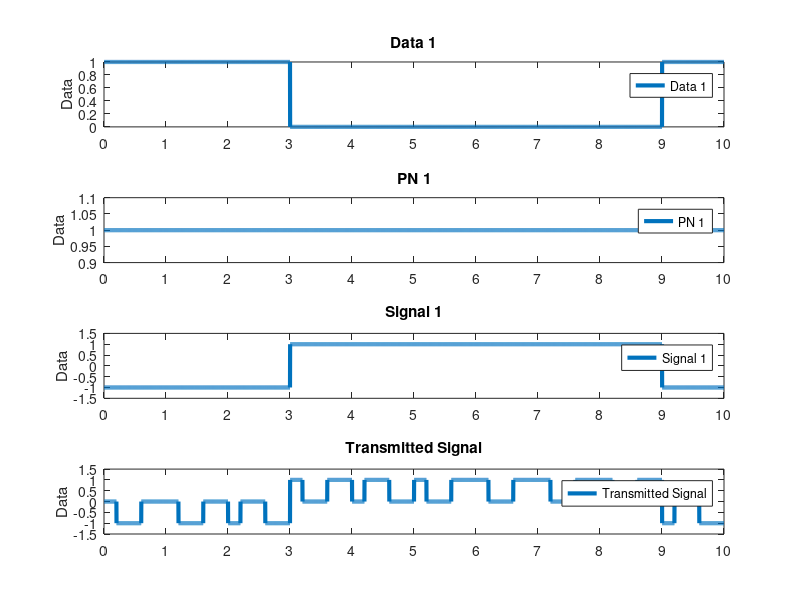

The MATLAB source for this figure: (Note: this script raises an error after producing the figure.)
%% 2 Section 1 
%cc = 1; % not needed
clc; clear;
b = 10;
x=5;
n= 2;% provide an option for choosing the no. of users, and then make it two. 
if n==0
    error('No User for service');
end
if x==0
    error('ERROR:Require atleast a PN spread of 1');
end
if b==0
    error('ERROR: Cannot have no data bits');
end
%% 
Data=randi([0 1],b,n); %creates random data
PN=randi([0 1],x,n); %each column specifies a user
%RPN=randi([0 1],x,1);
PNMatrix = PN;
%RandomPN=RPN;
%% create the spreading code for the length of the data bits
for ii=2:b
    PNMatrix = [PNMatrix ; PN]; %replicate itself "b" times
end
%%
for ii=b*x:-1:1 % further extend length by a 100 for visualization
    for jj=1:n
        PNMatrix((ii-1)*100+1:ii*100,jj)=PNMatrix(ii,jj);
    end
end
%%
for ii=b:-1:1 % extending data by the same specification
    for jj=1:n
        DataMatrix((ii-1)*x*100+1:ii*x*100,jj)=Data(ii,jj);
    end
end
%% 2 section c) XOR The Data!
signal = xor(DataMatrix,PNMatrix); % XOR the data matrix with the PN matrix
Signal1=ones(x*b*100,n); % if it was a 0, we want to send a -1
for jj=1:n
    for ii=1:x*b*100
        if signal(ii,jj)==0
           Signal1(ii,jj)=-1; % now we are sending a -1
        end
    end
end
%% 2 Section d) If we wanted to send the signals together 
TransSignal=2*sum(signal,2)'/n; % sending the bits of data of all streams at the same time 
TransSignal=TransSignal-1;
X=length(PNMatrix(:,1));
figure(1)
    subplot(4,1,1)
    h5 = plot(DataMatrix(:,1),'linewidth',3);
    legend([h5], {'Data 1'},'Location','northeast')
    title('Data 1')
    set(gca,'XTick',0:x*100:X); %creates markers every length of a data pulse
    set(gca,'XTickLabel',0:b); % number of data periods
    ylabel('Data')
    subplot(4,1,2)
    h6 = plot(PNMatrix(:,1),'linewidth',3);
    legend([h6], {'PN 1'},'Location','northeast')
    title('PN 1')
    set(gca,'XTick',0:x*100:X); %creates markers every length of a data pulse
    set(gca,'XTickLabel',0:b); % number of data periods
    ylabel('Data')
    subplot(4,1,3)
    h7 = plot(Signal1(:,1),'linewidth',3);
    ylim([-1.5 1.5]);
    legend([h7], {'Signal 1'},'Location','northeast')
    title('Signal 1')
    set(gca,'XTick',0:x*100:X); %creates markers every length of a data pulse
    set(gca,'XTickLabel',0:b); % number of data periods
    ylabel('Data')
    subplot(4,1,4)
    h8 = plot(TransSignal,'linewidth',3);
    ylim([-1.5 1.5]);
    legend([h8], {'Transmitted Signal'},'Location','northeast')
    title('Transmitted Signal')
    set(gca,'XTick',0:x*100:X); %creates markers every length of a data pulse
    set(gca,'XTickLabel',0:b); % number of data periods
    ylabel('Data')
    sgtitle('User 1 Data, PN, Signal, and Concatentated Signal')
    hold off;
figure(2)
    subplot(4,1,1);
    h13 = plot(DataMatrix(:,2),'linewidth',3);
    legend([h13], {'Data 2'},'Location','northeast')
    title('Data 2')
    set(gca,'XTick',0:x*100:X); %creates markers every length of a data pulse
    set(gca,'XTickLabel',0:b); % number of data periods
    ylabel('Data')
    subplot(4,1,2);
    h14 = plot(PNMatrix(:,2),'linewidth',3);
    legend([h14], {'PN 2'},'Location','northeast')
    title('PN 2')
    set(gca,'XTick',0:x*100:X); %creates markers every length of a data pulse
    set(gca,'XTickLabel',0:b); % number of data periods
    ylabel('Data')
    subplot(4,1,3);
    h15 = plot(Signal1(:,2),'linewidth',3);
    legend([h15], {'Signal 2'},'Location','northeast')
    title('Signal 2')
    ylim([-1.5 1.5]);
    set(gca,'XTick',0:x*100:X); %creates markers every length of a data pulse
    set(gca,'XTickLabel',0:b); % number of data periods
    ylabel('Data')
    subplot(4,1,4);
    h16 = plot(TransSignal,'linewidth',3);
    ylim([-1.5 1.5]);
    legend([h16], {'Transmitted Signal'},'Location','northeast')
    title('Transmitted Signal')
    set(gca,'XTick',0:x*100:X); %creates markers every length of a data pulse
    set(gca,'XTickLabel',0:b); % number of data periods
    ylabel('Data')
    sgtitle('User 2 Data, PN, Signal, and Concatentated Signal')
    hold off;

    
% Now we move to the receiver
%% 3 secion 1 
pn_2_use = PNMatrix(:,1); %the PN code that should be utilized depending on the scenarios...
noise = wgn(length(TransSignal),1,0.1,'linear');
rec_signal = TransSignal + noise';% the received signal, change this based on the scenarios
variance = var(noise)
X=length(pn_2_use);
figure(3)
plot(rec_signal);
set(gca,'XTick',0:x*100:X); %creates markers every length of a data pulse
set(gca,'XTickLabel',0:b); % number of data periods
axis tight;
ylabel('Data')
title('Noisy Signal')

%%
%Regenerating the Received Signal if we had any noise...
for ii=1:X
    if rec_signal(ii)>=.5
        rec_signal(ii)=1;
    elseif rec_signal(ii)<=-.5
        rec_signal(ii)=-1;
    else
        rec_signal(ii)=0;
    end
end     
%%
%Recovering the signal from the PN code
decode_signal=rec_signal;
for ii=1:X
    if pn_2_use(ii)==1
        decode_signal(ii)=-rec_signal(ii);
    end
end
%%
%Integration to evaluate the correct data  
for ii=1:b
    var=(x*100*(ii-1)+1):x*100*ii;
    integrand_output(var)=cumtrapz(decode_signal(var));    
end
%%
%The threshold may need to be changed based on the noise floor, 
%since we are choosing the different cases in which 
%this is the best case
ii=0;
threshold=10;
for jj=1:b
    if integrand_output((ii+1):(100*x*jj))<= threshold
        data_eval=0;
    elseif integrand_output((ii+1):(100*x*jj))>=(-threshold)
        data_eval=1;
    else
        data_eval=2;
    end
    switch (data_eval)
        case 0
            data((ii+1):(100*x*jj))=0;
        case 1
            data((ii+1):(100*x*jj))=1;
        otherwise
            data((ii+1):(100*x*jj))=NaN;            
    end
    ii=100*x*jj;
end 
%%
%An example plot to help you in creating plots...
figure(4)
subplot(2,1,1)
plot(DataMatrix(:,1),'linewidth',3);
set(gca,'XTick',0:x*100:X); %creates markers every length of a data pulse
set(gca,'XTickLabel',0:b); % number of data periods
axis tight;
legend('Original Data');
ylabel('Data')
subplot(2,1,2)
plot(data,'linewidth',3);
set(gca,'XTick',0:x*100:X); %creates markers every length of a data pulse
set(gca,'XTickLabel',0:b); % number of data periods
axis tight;
legend('Decoded Data');
ylabel('Data')
sgtitle('Decoding User 1s Data Using The Concatenated Signal with noise')
BER = (length(DataMatrix)-sum(DataMatrix(:,1)==data'))/(length(data));
if  BER >= 0.5
    BER = 1 - BER
else
    BER = BER
end
figure(5)
plot(integrand_output, 'linewidth',3)
set(gca,'XTick',0:x*100:X); %creates markers every length of a data pulse
set(gca,'XTickLabel',0:b); % number of data periods
axis tight;
legend('Integrand Output');
figure(6)
plot(noise)
set(gca,'XTick',0:x*100:X); %creates markers every length of a data pulse
set(gca,'XTickLabel',0:b); % number of data periods
axis tight;
legend('Noise');
title('Noise')